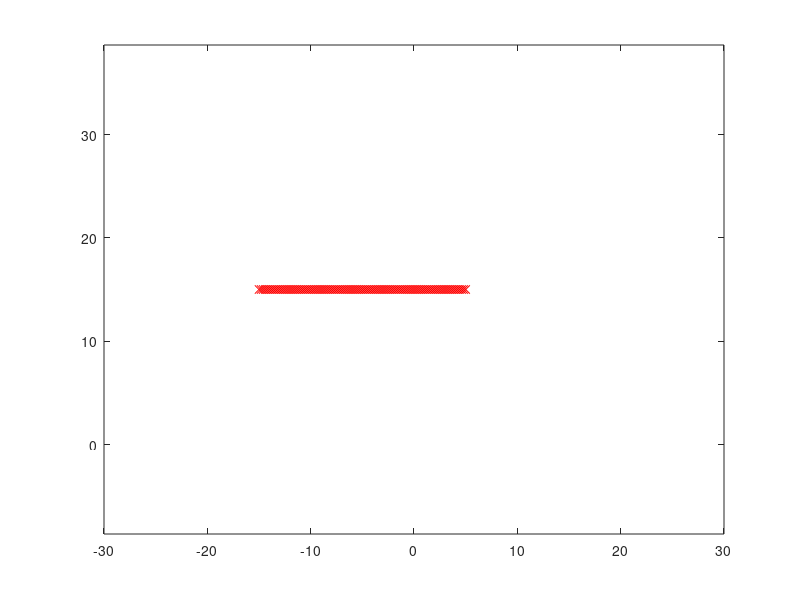

Recreate this plot in MATLAB. (Note: this script raises an error after producing the figure.)
% This program simulates multiple agents interacting with each other and
% the environment. The agents have inidivual behaviour designed to 
% a) Move towards a goal.
% b) Avoid obstacles in the way.
% c) Interact with other agents so as to move in a group but also not
% collide with each other.

% Clear and close everything
clc; close all; clear all;

%% Define some parameters
% Agent parameters
numberOfAgents = 10; % How many Agents exist?

agentLength = 1; % The length (head to tail) of each Agents in m. Used only for plotting.

% Radii for the agents
avoidDistance = 1; % Agents within this distance of each other will repel each other.
alignDistance = 10; % Agents within this distance of each other will align with each other.
attractDistance = 10; % Agents within this distance of each other will attract each other.

% Agent dynamics
turnRate = 2; % units of radians per second. speed limit

% Simulation parameters
totalSimulationTime = 200; % How long does the simulation run?
stepTime = 0.1; % Step time for each loop of the simulation

% What are the initial states of the agents?
initialPositionX = zeros(numberOfAgents, 1); %0.2*(1:1:numberOfAgents)';
initialPositionY = 0.5*(1:1:numberOfAgents)'; %zeros(numberOfAgents, 1);
initialSpeed = 1*ones(numberOfAgents, 1); % m/s
initialOrientation = zeros(numberOfAgents, 1); % radians

%% Set up some weights for the agents
agentWeights.Destination = zeros(numberOfAgents, 1);
agentWeights.Avoidance = zeros(numberOfAgents, 1);
agentWeights.Attraction = zeros(numberOfAgents, 1);
agentWeights.Alignment = zeros(numberOfAgents, 1);
agentWeights.Obstacle = zeros(numberOfAgents, 1);

% How many agents know the destination?
fractionInformed = 0.7;
informedAgents = round(fractionInformed*numberOfAgents);
listOfInformedAgents = randsample(numberOfAgents, informedAgents);
agentWeights.Destination(listOfInformedAgents) = 1;

% How much do agents care about social behavior (alignment, attraction,
% avoidance)
agentWeights.Avoidance(:) = 1;
agentWeights.Attraction(:) = 1;
agentWeights.Alignment(:) = 1;

% How much do agents care about obstacle avoidance?
agentWeights.Obstacle(:) = 1;

%% Define some environment variables
% What is the area where the agents can roam?
limitsX = [-30, 30];
limitsY = [-30, 30];

% Global attractors
goalLocations = [-20, 20];

% Obstacle parameters
groupDiameter = numberOfAgents*avoidDistance;
obstacleSpacing = avoidDistance/5; % Distance between two points on the obstacle

% Make some obstacles
wallObstacleA.Y = []; %  10:avoidDistance/5:15;
wallObstacleA.X = []; % -15*ones(length(wallObstacleA.Y),1);

wallObstacleB.X = -15:obstacleSpacing:(-15 + 2*groupDiameter);
wallObstacleB.Y = 15*ones(length(wallObstacleB.X),1);

obstacleLocations = [wallObstacleA.X(:), wallObstacleA.Y(:);
                     wallObstacleB.X(:), wallObstacleB.Y(:)];
                 
% Plot the obstacle
figure(11)
plot(wallObstacleB.X, wallObstacleB.Y, 'rx')
xlim(limitsX);
xlim(limitsY);

axis 'equal'

%% Set simulation parameters and initialize variables
% Collect all the initial states together
initialStates = [initialPositionX; initialPositionY; initialSpeed; initialOrientation];

% Collect all the parameters
params.numberOfAgents = numberOfAgents;
params.avoidDistance = avoidDistance;
params.alignDistance = alignDistance;
params.attractDistance = attractDistance;

params.turnRate = turnRate;
params.stepTime = stepTime;

params.agentWeights = agentWeights;
params.waterSourceLocations = goalLocations;
params.obstacleLocations = obstacleLocations;

% Variable initialization
destinationReached = 0; % Flag for reaching the destination

startTime = 0;
statesList = initialStates;
timeList = startTime;

destination = goalLocations(1,:);
destinationList = goalLocations;

numberOfBouts = 0;

%% Run the simulation
while timeList(end) < totalSimulationTime
    timeList(end+1) =  timeList(end) + stepTime;
    
    % What is the current state?
    statesNow = statesList(:,end);
    
    % What can we change for the agents?
    actionInput.desiredSpeed = statesNow(2*numberOfAgents + 1: 3*numberOfAgents);
    actionInput.desiredOrientation = statesNow(3*numberOfAgents + 1: end);
    
    % Run perception and decision  steps for each agent
    for currAgent = 1:numberOfAgents
        % run the perception step and update decision input
        decisionInput = agentPerception(currAgent, statesNow, params);    
    
        % run the decision step and update action input
        actionInput = agentDecision(currAgent, params, decisionInput, actionInput);
    end
  
    % run the action step for all the agents and update the state list
    statesNow = agentAction(statesNow, params, actionInput);  
    
    % add on the states
    statesList = [statesList, statesNow];
    
    % check if destination has been reached
    meanAgentX = mean(statesNow(1:numberOfAgents));
    meanAgentY = mean(statesNow(numberOfAgents + 1: 2*numberOfAgents));
    
    distanceToGoal = sqrt((meanAgentX -  destination(1)).^2 + (meanAgentY - destination(2)).^2);
    
    if min(distanceToGoal) < 5
        destinationReached = 1;
        goalReachTime = timeList(end);
        
        display(['Reached destination at time t = ', num2str(goalReachTime)]);
        break
    end    
end

%% Unpack output states
agentsXOut = statesList(1:numberOfAgents,:)';
agentsYOut = statesList(numberOfAgents + 1: 2*numberOfAgents,:)';
agentsSpeedOut = statesList(2*numberOfAgents + 1: 3*numberOfAgents,:)';
agentsOrientationOut = statesList(3*numberOfAgents + 1 :end,:)';

%% Plot and output some data
figure(1)
plot(agentsXOut, agentsYOut);
hold on
plot(obstacleLocations(:,1), obstacleLocations(:,2), 'rx','MarkerFaceColor','r') 
plot(destinationList(:,1), destinationList(:,2), 'ko','MarkerFaceColor','k') 
plot(goalLocations(:,1), goalLocations(:,2), 'bo','MarkerFaceColor','b') 
hold off

xlabel('Agent x position')
ylabel('Agent y position')
title('Agent world')

axis equal

axisLimits.X = get(gca, 'xlim');
axisLimits.Y = get(gca, 'ylim');

%% Animate the motion
figure(2)

% How large do we want each agent to be
semiAgentSize = agentLength/2;

for currTimeIndex = 1:10:length(timeList)
     plot([agentsXOut(currTimeIndex,:) - semiAgentSize*cos(agentsOrientationOut(currTimeIndex,:));...
          agentsXOut(currTimeIndex,:) + semiAgentSize*cos(agentsOrientationOut(currTimeIndex,:))],...
          [agentsYOut(currTimeIndex,:) - semiAgentSize*sin(agentsOrientationOut(currTimeIndex,:));...
          agentsYOut(currTimeIndex,:) + semiAgentSize*sin(agentsOrientationOut(currTimeIndex,:))] ,'-');
      
     hold on
     plot(agentsXOut(currTimeIndex,:) + semiAgentSize*cos(agentsOrientationOut(currTimeIndex,:)),...
          agentsYOut(currTimeIndex,:) + semiAgentSize*sin(agentsOrientationOut(currTimeIndex,:)) ,'v');
      
      
     plot(agentsXOut(currTimeIndex, listOfInformedAgents) + semiAgentSize*cos(agentsOrientationOut(currTimeIndex,listOfInformedAgents)),...
          agentsYOut(currTimeIndex, listOfInformedAgents) + semiAgentSize*sin(agentsOrientationOut(currTimeIndex,listOfInformedAgents)) ,'v', 'markerfacecolor','r');

      
     plot(agentsXOut(currTimeIndex,:) - semiAgentSize*cos(agentsOrientationOut(currTimeIndex,:)),...
          agentsYOut(currTimeIndex,:) - semiAgentSize*sin(agentsOrientationOut(currTimeIndex,:)) ,'*');
      
    plot(obstacleLocations(:,1), obstacleLocations(:,2), 'rx','MarkerFaceColor','r') 
    plot(destinationList(:,1), destinationList(:,2), 'ko','MarkerFaceColor','k') 
    plot(goalLocations(:,1), goalLocations(:,2), 'bo','MarkerFaceColor','b') 
    
      
    hold off

    xlabel('Agents x position')
    ylabel('Agents y position')

    title('Agent home')
    axis equal    
    xlim(axisLimits.X)
    ylim(axisLimits.Y)
    pause(0.01);
end
